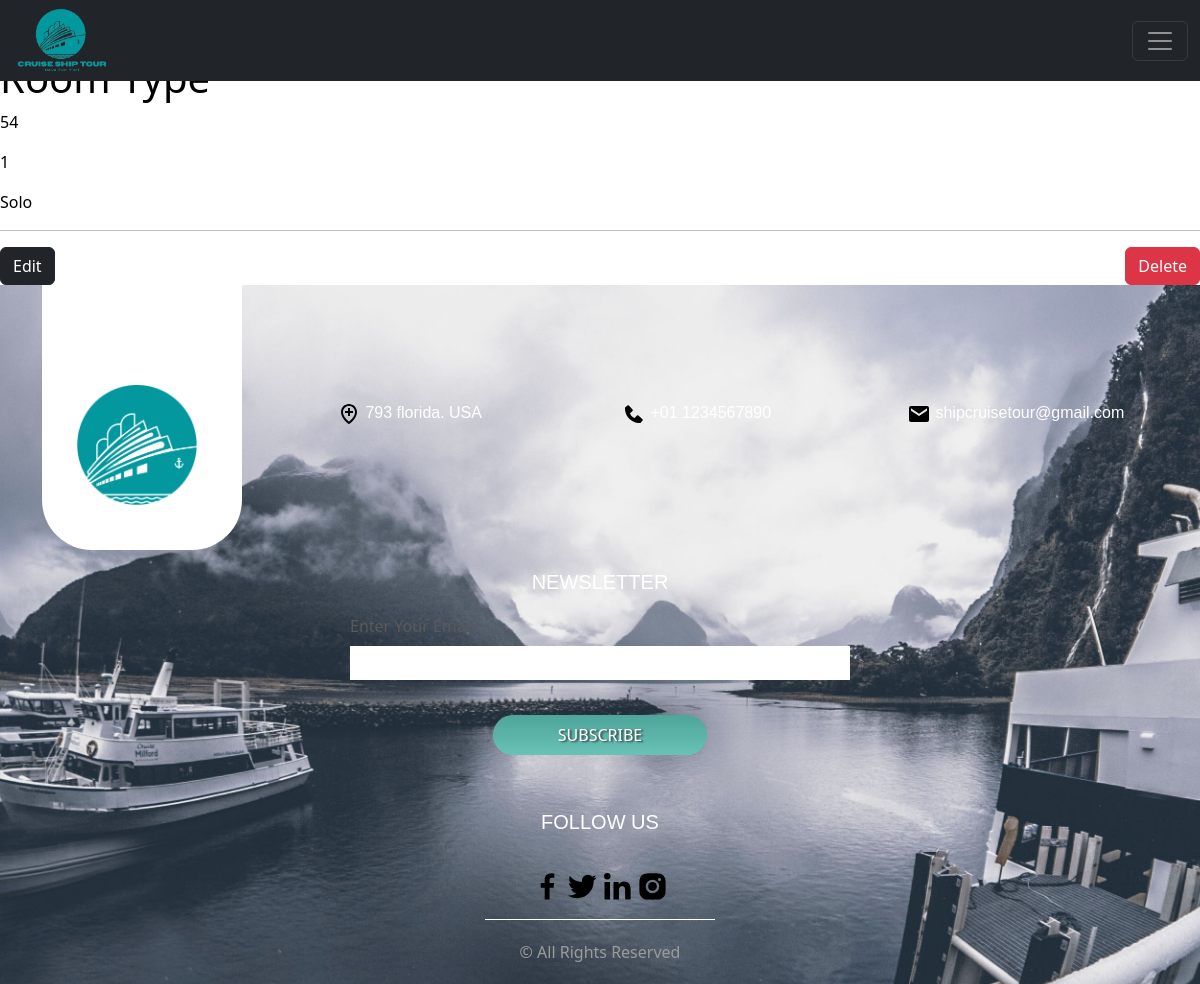
The page /roomtypes/show/1 (signed in) on the database its author committed.
### tables this page shows
CREATE TABLE `roomtypes` (
  `id` int(2) NOT NULL,
  `prix` int(10) NOT NULL,
  `capacite` int(2) NOT NULL,
  `type` varchar(20) NOT NULL
);

### app/controllers/RoomTypes.php (called while the page is built, shortened)
<?php
  class RoomTypes extends Controller{
  protected $roomtypeModel;
    public function __construct(){
      $this->roomtypeModel = $this->model('RoomType');
    }
    public function show($id){
      $roomtype = $this->roomtypeModel->getRoomTypeById($id);
      $data = [
        'roomtype' => $roomtype,
      ];
      $this->view('roomtypes/show', $data);
    }
  }

### app/libraries/Core.php (called while the page is built, shortened)
<?php
  class Core {
    protected $currentMethod = 'index';
    public function __construct(){
      $url = $this->getUrl();
            if(file_exists('../app/controllers/'.ucwords($url[0]).'.php')){
        unset($url[0]);
      }
      $this->currentController = new $this->currentController;
      if(isset($url[1])){
        if(method_exists($this->currentController, $url[1])){
          $this->currentMethod = $url[1];
          unset($url[1]);
        }
      }
      $this->params = $url ? array_values($url) : [];
      call_user_func_array([$this->currentController, $this->currentMethod], $this->params);
    }
    public function getUrl(){
        if(isset($_GET['url'])){
          $url = rtrim($_GET['url'], '/');
          $url = filter_var($url, FILTER_SANITIZE_URL);
          $url = explode('/', $url);
          return $url;
        }
    }
  }

### public/index.php (called while the page is built, shortened)
<?php
  $init = new Core;

### app/libraries/Database.php (called while the page is built, shortened)
<?php
class Database {
	private $host = DB_HOST;
	private $user = DB_USER;
	private $pass = DB_PASS;
	private $dbname = DB_NAME;
	private $dbh;
	private $stmt;
	public function __construct() {
		$dsn = 'mysql:host=' . $this->host . ';dbname=' . $this->dbname;
		$options = array (
			PDO::ATTR_PERSISTENT => true,
			PDO::ATTR_ERRMODE => PDO::ERRMODE_EXCEPTION
		);
		try {
			$this->dbh = new PDO ($dsn, $this->user, $this->pass, $options);
		}
		catch ( PDOException $e ) {
			$this->error = $e->getMessage();
		}
	}
	public function query($query) {
		 $this->stmt = $this->dbh->prepare($query);
	}
	public function bind($param, $value, $type = null) {
		if (is_null ($type)) {
			switch (true) {
				default :
					$type = PDO::PARAM_STR;
			}
		}
		$this->stmt->bindValue($param, $value, $type);
	}
	public function execute(){
		return $this->stmt->execute();
	}
	public function single(){
		$this->execute();
		return $this->stmt->fetch(PDO::FETCH_OBJ);
	}
}

### app/models/RoomType.php (called while the page is built, shortened)
<?php
  class RoomType {
    private $db;
    public function __construct(){
      $this->db = new Database;
    }
    public function getRoomTypeById($id){
      $this->db->query('SELECT * FROM roomtypes WHERE id = :id');
      $this->db->bind(':id', $id);
      $row = $this->db->single();
      return $row;
    }
  }

### app/views/roomtypes/show.php (the view)
<?php require APPROOT . '/views/inc/header.php'; ?>
<div class="show showCruise" >
  <a href="<?php echo URLROOT; ?>/roomtypes" class="btn btn-light mb-3"><i class="fa fa-backward" aria-hidden="true"></i> Back</a>
  <br>
  <?php
  if($_SESSION['user_id']) : ?>
  <h1>Room Type</h1>
  <p><?= $data['roomtype']->prix; ?></p>
  <p><?= $data['roomtype']->capacite; ?></p>
  <p><?= $data['roomtype']->type; ?></p>
    <hr>
    <a class="btn btn-dark" href="<?= URLROOT; ?>/roomtypes/edit/<?= $data['roomtype']->id; ?>">Edit</a>
    <form class="pull-right" action="<?= URLROOT; ?>/roomtypes/delete/<?= $data['roomtype']->id; ?>" method="post">
      <input type="submit" class="btn btn-danger" value="Delete">
    </form>
  <?php endif; ?>
  </div>
<?php require APPROOT . '/views/inc/footer.php'; ?>

### public/css/style.css (style rules this page uses)
body { overflow-x: hidden; }
body:not(.light) { background: #ffffff; color: rgb(0, 0, 0); }
.show { color: #000000 !important; }
a { text-decoration: none !important; color: #d8e8f5; font-family: Arial, Helvetica, sans-serif; }

### rows shown on the page
roomtypes: prix "54", capacite "1", type "Solo"
